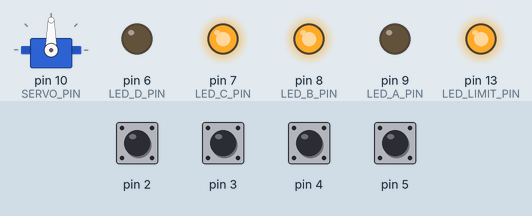
A sketch run on a simulated Arduino Uno, built with avr-gcc and run on an emulated ATmega328P. Shown: servo, output pins drawn as LEDs (lit = HIGH). Inputs (shaded band) come from the test bench; at power-on: pin 2–5 HIGH.

Above: at 1.2 s.
1.3 s: pin 3 pulled LOW for 1 s
At 2.8 s:
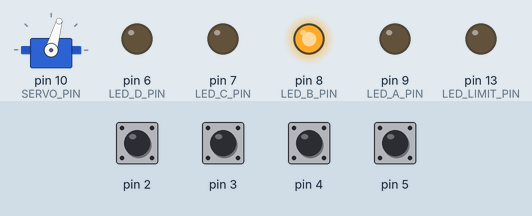
4.3 s: pin 4 pulled LOW for 1 s
At 6.5 s:
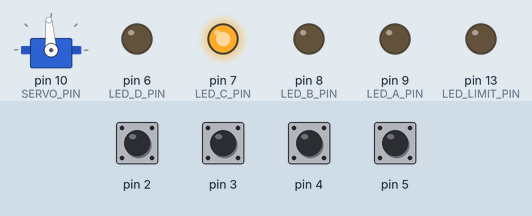
7.3 s: pin 2 pulled LOW for 1 s
At 9.0 s:
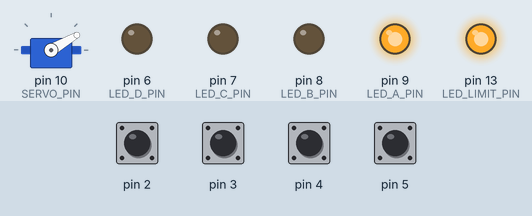
9.8 s: pin 5 pulled LOW for 0.15 s
At 10.4 s:
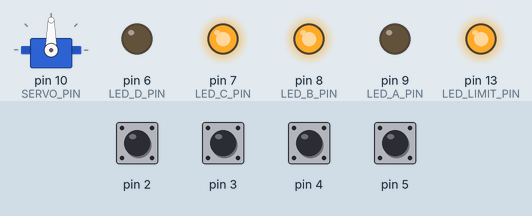
11.5 s: pin 5 pulled LOW for 1 s
At 12.9 s:
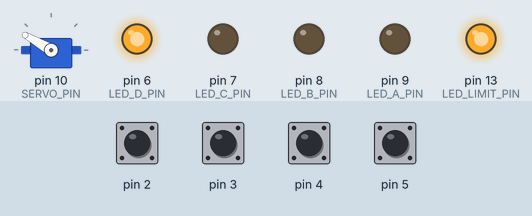
14.0 s: pin 2 pulled LOW for 0.15 s
At 14.8 s:
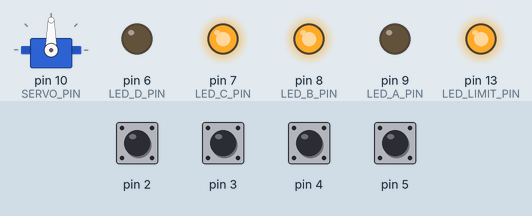
Timing chart, 0 to 16.7 s (numbered marks = the images above; inputs shaded):
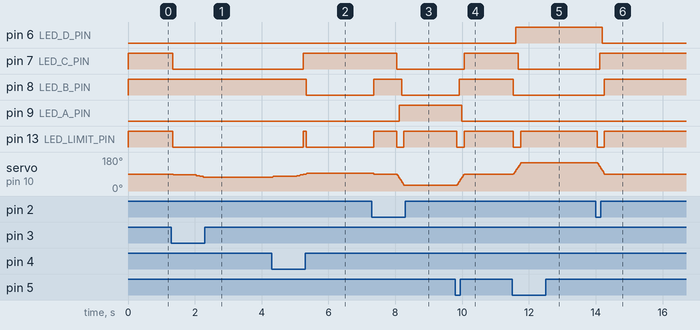

The sketch:

ggServoTester.ino
```cpp
#include <Servo.h>
#include "ggButton.h"
#include "ggSampler.h"

// #define _DEBUG_

#define LED_A_PIN 9
#define LED_B_PIN 8
#define LED_C_PIN 7
#define LED_D_PIN 6
#define LED_LIMIT_PIN 13

class ggKey : public ggButton
{

public:

  ggKey(byte aPin,
        boolean aInverted = false,
        boolean aEnablePullUp = false,
        float aDecaySeconds = 0.025f)
  : ggButton(aPin, aInverted, aEnablePullUp, aDecaySeconds)
  {
    SetRepeat(0.7f, 10.0f);
  }

  void SetRepeat(float aDelaySeconds,
                 float aRepeatRateHZ)
  {
    mRepeatDelayMillis = 1000.0f * aDelaySeconds;
    mRepeatIntervalMillis = 1000.0f / aRepeatRateHZ;
    mRepeatNextMillis = mRepeatDelayMillis;
  }

  boolean Pressed() const
  {
    boolean vPressed = SwitchingOn();

    long vTimeOn = GetTimeOn();
    if (vTimeOn < 0) mRepeatNextMillis = mRepeatDelayMillis;
    if (vTimeOn >= mRepeatNextMillis) {
      mRepeatNextMillis += mRepeatIntervalMillis;
      vPressed = true;
    }

    return vPressed;
  }

private:

  long mRepeatDelayMillis;
  long mRepeatIntervalMillis;
  mutable long mRepeatNextMillis;

};

ggKey mButtonA(2, true, true);
ggKey mButtonB(3, true, true);
ggKey mButtonC(4, true, true);
ggKey mButtonD(5, true, true);

#define SERVO_PIN 10
Servo mServo;
ggSampler mSampler(300.0f);

const int mAngleCenter = 90;
const int mAngleDeltaMin = -60;
const int mAngleDeltaMax = 60;
const int mAngleStep = 4;

int mAngle = mAngleCenter;
int mAngleSet = mAngleCenter;

void SetLEDs(bool aA, bool aB, bool aC, bool aD, bool aLimit)
{
  digitalWrite(LED_A_PIN, aA);
  digitalWrite(LED_B_PIN, aB);
  digitalWrite(LED_C_PIN, aC);
  digitalWrite(LED_D_PIN, aD);
  digitalWrite(LED_LIMIT_PIN, aLimit);
}

void DisplayAngle()
{
  if      (mAngle <= mAngleCenter+3*mAngleDeltaMin/3) SetLEDs(1, 0, 0, 0, 1);
  else if (mAngle <  mAngleCenter+2*mAngleDeltaMin/3) SetLEDs(1, 0, 0, 0, 0);
  else if (mAngle <  mAngleCenter+1*mAngleDeltaMin/3) SetLEDs(1, 1, 0, 0, 0);
  else if (mAngle <  mAngleCenter                   ) SetLEDs(0, 1, 0, 0, 0);
  else if (mAngle == mAngleCenter                   ) SetLEDs(0, 1, 1, 0, 1);
  else if (mAngle <  mAngleCenter+1*mAngleDeltaMax/3) SetLEDs(0, 0, 1, 0, 0);
  else if (mAngle <  mAngleCenter+2*mAngleDeltaMax/3) SetLEDs(0, 0, 1, 1, 0);
  else if (mAngle <  mAngleCenter+3*mAngleDeltaMax/3) SetLEDs(0, 0, 0, 1, 0);
  else                                                SetLEDs(0, 0, 0, 1, 1);
  #ifdef _DEBUG_
  Serial.println(mAngle);
  #endif
}

void setup()
{
  #ifdef _DEBUG_
  Serial.begin(115200);
  #endif
  pinMode(LED_LIMIT_PIN, OUTPUT);
  pinMode(LED_A_PIN, OUTPUT);
  pinMode(LED_B_PIN, OUTPUT);
  pinMode(LED_C_PIN, OUTPUT);
  pinMode(LED_D_PIN, OUTPUT);
  mButtonA.begin();
  mButtonB.begin();
  mButtonC.begin();
  mButtonD.begin();
  mServo.attach(SERVO_PIN);
  mServo.write(mAngle);
  DisplayAngle();
}

void loop()
{
  if (mButtonA.Pressed()) mAngleSet = (mAngleSet <= mAngleCenter) ? mAngleCenter + mAngleDeltaMin : mAngleCenter;
  if (mButtonB.Pressed()) mAngleSet = ((mAngleSet - mAngleStep) >= (mAngleCenter + mAngleDeltaMin)) ? (mAngleSet - mAngleStep) : mAngleSet;
  if (mButtonC.Pressed()) mAngleSet = ((mAngleSet + mAngleStep) <= (mAngleCenter + mAngleDeltaMax)) ? (mAngleSet + mAngleStep) : mAngleSet;
  if (mButtonD.Pressed()) mAngleSet = (mAngleSet >= mAngleCenter) ? mAngleCenter + mAngleDeltaMax : mAngleCenter;
  /*
  if (mAngle != mAngleSet) {
    mAngle = mAngleSet;
    mServo.write(mAngle);
    DisplayAngle();
  }
  */
  if (mSampler.IsDue()) {
    int vAngleOld = mAngle;
    if (mAngleSet > mAngle) mAngle++;
    if (mAngleSet < mAngle) mAngle--;
    if (mAngle != vAngleOld) {
      mServo.write(mAngle);
      DisplayAngle();
    }
  }
}
```

ggButton.cpp
```cpp
#include "ggButton.h"


ggButton::ggButton(byte aPin,
                   boolean aInverted,
                   boolean aEnablePullUp,
                   float aDecaySeconds)
: mPin(aPin),
  mInverted(aInverted),
  mEnablePullUp(aEnablePullUp),
  mDecaySeconds(aDecaySeconds),
  mLastMicroSeconds(0),
  mInputIntegrated(0.0f),
  mMilliSecondsLastChange(0),
  mInput(false)
{
}


void ggButton::begin()
{
  pinMode(mPin, INPUT);
  digitalWrite(mPin, mEnablePullUp);
  mLastMicroSeconds = micros();
  mInput = digitalRead(mPin);
  mInputIntegrated = mInput;
  mMilliSecondsLastChange = millis();
}


boolean ggButton::ReadInput() const
{
  long vMicroSeconds = micros();
  float vDeltaSeconds = 0.000001f * (vMicroSeconds - mLastMicroSeconds);
  mLastMicroSeconds = vMicroSeconds;
  float vDecay = mDecaySeconds / (mDecaySeconds + vDeltaSeconds);
  mInputIntegrated = vDecay * mInputIntegrated + (1.0f - vDecay) * digitalRead(mPin);
  boolean vInput = mInputIntegrated > (mInput ? 0.25f : 0.75f);
  if (vInput != mInput) {
    mMilliSecondsLastChange = millis();
    mInput = vInput;
  }
  return mInput;
}


boolean ggButton::IsOn() const
{
  return mInverted ^ ReadInput();
}


boolean ggButton::IsOff() const
{
  return mInverted ^ !ReadInput();
}


boolean ggButton::SwitchingOn() const
{
  return Switching() && GetOn();
}


boolean ggButton::SwitchingOff() const
{
  return Switching() && GetOff();
}


boolean ggButton::Switching() const
{
  boolean vInput = mInput;
  return vInput != ReadInput();
}


boolean ggButton::GetOn() const
{
  return mInverted ^ mInput;
}


boolean ggButton::GetOff() const
{
  return mInverted ^ !mInput;
}


long ggButton::GetTimeOn() const
{
  return GetOn() ? GetTime() : -1;
}


long ggButton::GetTimeOff() const
{
  return GetOff() ? GetTime() : -1;
}


long ggButton::GetTime() const
{
  return millis() - mMilliSecondsLastChange;
}
```

ggButton.h
```cpp
#ifndef _GG_BUTTON_H__
#define _GG_BUTTON_H__

#include <Arduino.h>

class ggButton
{

public:

  ggButton(byte aPin,
           boolean aInverted = false,
           boolean aEnablePullUp = false,
           float aDecaySeconds = 0.025f);

  void begin();

  boolean IsOn() const;
  boolean IsOff() const;
  boolean SwitchingOn() const;
  boolean SwitchingOff() const;
  boolean Switching() const;

  boolean GetOn() const;
  boolean GetOff() const;
  long GetTimeOn() const;
  long GetTimeOff() const;
  long GetTime() const;

private:

  boolean ReadInput() const;

  const byte mPin;
  const boolean mInverted;
  const boolean mEnablePullUp;
  const float mDecaySeconds;

  mutable long mLastMicroSeconds;
  mutable float mInputIntegrated;
  mutable boolean mInput;
  mutable long mMilliSecondsLastChange;

};

#endif // _GG_BUTTON_H__
```

ggSampler.cpp
```cpp
#include "ggSampler.h"


ggSampler::ggSampler(float aSamplesPerSecond)
: mMicroSecondsSamplingTime(1000000.0f / aSamplesPerSecond),
  mMicroSecondsLastSample(0),
  mMicroSecondsDelta(0)
{
}


bool ggSampler::IsDue()
{
  unsigned long vMicroSeconds = micros();
  unsigned long vMicroSecondsDelta = vMicroSeconds - mMicroSecondsLastSample;
  if (vMicroSecondsDelta >= mMicroSecondsSamplingTime) {
    mMicroSecondsDelta = vMicroSecondsDelta;
    mMicroSecondsLastSample = vMicroSeconds;
    return true;
  }
  else {
    return false;
  }
}


unsigned long ggSampler::GetLastSampleDeltaMicroSeconds() const
{
  return mMicroSecondsDelta;
}


float ggSampler::GetLastSampleDeltaSeconds() const
{
  return 0.000001f * mMicroSecondsDelta;
}
```

ggSampler.h
```cpp
#ifndef _GG_SAMPLER_H__
#define _GG_SAMPLER_H__

#include <Arduino.h>

class ggSampler
{

public:

  ggSampler(float aSamplesPerSecond);

  bool IsDue();
  unsigned long GetLastSampleDeltaMicroSeconds() const;
  float GetLastSampleDeltaSeconds() const;

private:

  const unsigned long mMicroSecondsSamplingTime;
  unsigned long mMicroSecondsLastSample;
  unsigned long mMicroSecondsDelta;

};

#endif // _GG_SAMPLER_H__
```

Measured:
- after the input at 1.3 s, pin 7 (LED_C_PIN), pin 13 (LED_LIMIT_PIN): HIGH → LOW at once; servo on pin 10 (SERVO_PIN): 90° → 86° at once, → 82° 0.70 s later, → 78° 0.10 s later, → 74° 0.10 s later
- after the input at 4.3 s, pin 7 (LED_C_PIN): LOW → HIGH after 0.95 s; pin 8 (LED_B_PIN): HIGH → LOW after 1.0 s; pin 13 (LED_LIMIT_PIN): LOW → HIGH after 0.95 s, → LOW 0.09 s later; servo on pin 10 (SERVO_PIN): moves from 74° to 94° over 1.0 s, starting at once
- after the input at 7.3 s, pin 7 (LED_C_PIN): HIGH → LOW after 0.74 s; pin 8 (LED_B_PIN): LOW → HIGH after 0.05 s, → LOW 0.84 s later; pin 9 (LED_A_PIN): LOW → HIGH after 0.81 s; pin 13 (LED_LIMIT_PIN): LOW → HIGH after 0.05 s, → LOW 0.69 s later, → HIGH 0.22 s later; servo on pin 10 (SERVO_PIN): moves from 94° to 30° over 0.92 s, starting at once
- after the input at 9.8 s, pin 7 (LED_C_PIN): LOW → HIGH after 0.26 s; pin 8 (LED_B_PIN): LOW → HIGH after 0.11 s; pin 9 (LED_A_PIN): HIGH → LOW after 0.18 s; pin 13 (LED_LIMIT_PIN): HIGH → LOW at once, → HIGH 0.22 s later; servo on pin 10 (SERVO_PIN): moves from 30° to 90° over 0.22 s, starting at once
- after the input at 11.5 s, pin 6 (LED_D_PIN): LOW → HIGH after 0.11 s; pin 7 (LED_C_PIN): HIGH → LOW after 0.18 s; pin 8 (LED_B_PIN): HIGH → LOW at once; pin 13 (LED_LIMIT_PIN): HIGH → LOW at once, → HIGH 0.22 s later; servo on pin 10 (SERVO_PIN): moves from 90° to 150° over 0.22 s, starting at once
- after the input at 14.0 s, pin 6 (LED_D_PIN): HIGH → LOW after 0.19 s; pin 7 (LED_C_PIN): LOW → HIGH after 0.11 s; pin 8 (LED_B_PIN): LOW → HIGH after 0.26 s; pin 13 (LED_LIMIT_PIN): HIGH → LOW at once, → HIGH 0.22 s later; servo on pin 10 (SERVO_PIN): moves from 150° to 90° over 0.22 s, starting at once
